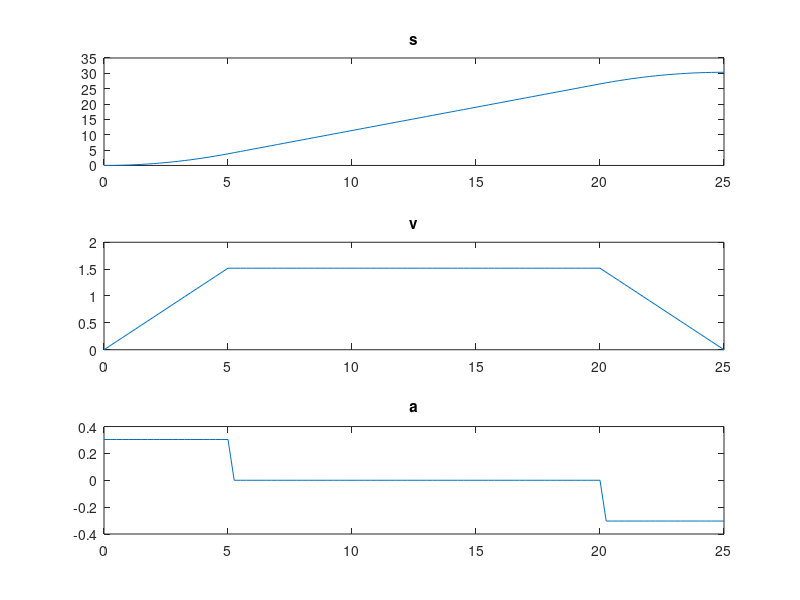
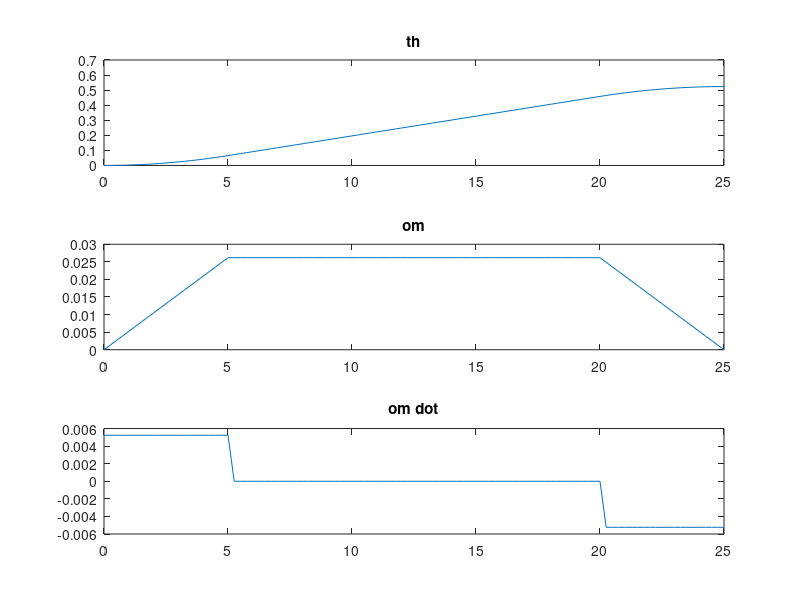
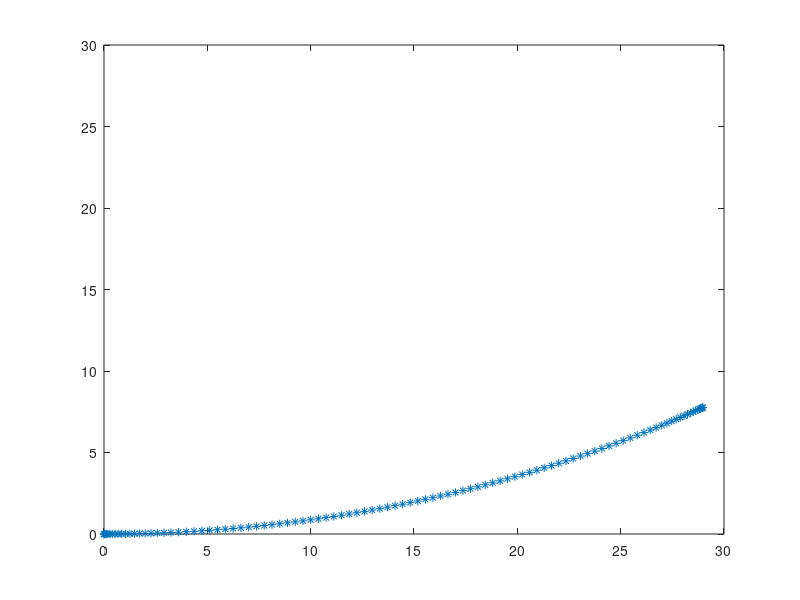

Here is the MATLAB script that generated these plots, in order:


        %%%%%%%%%%%%%%%%%%%%%%%%%%%%
        %%%%   ARC TRAJECTORY   %%%%
        %%%%%%%%%%%%%%%%%%%%%%%%%%%%



%%%%%%%%%%%%  DATA  %%%%%%%%%%%%%

T = 0.25;    %TIME STEP [s]
N = 25;      %N 

t0 = 0;     %START TIME [s]
tc = 5;     %ACCELERATION TIME [s]
tf = 25;    %FINISH TIME [s]

delta_th=30;%DELTA ORIENTATION [deg]
dis=30;     %SPATIAL DISPLACEMENT [m]
Tsample=0.01;

p_0=zeros(7,1);
%%%%%%%%%%%%%%%%%%%%%%%%%%%%%%%%%

tt = 0:T:tf;
s=zeros(1,length(tt));
v=s; dv=s;
th =s; om =s; dom = s;

r=(dis/2)/sin(deg2rad(delta_th/2));
% f=r*cos(deg2rad(delta_th/2));
l = r*deg2rad(delta_th);

s0 = 0; 
sf = l; 
vc = (sf-s0)/(tf-tc);

th0 = deg2rad(0);
thf = deg2rad(delta_th);
omc = (thf-th0)/(tf-tc);

for i=1:length(tt)
    if tt(i)<=tc
        s(i) = s0 + vc/(2*tc)*tt(i)^2;
        v(i) = vc/tc*tt(i);
        dv(i) = vc/tc;
        
        th(i) = th0 + omc/(2*tc)*tt(i)^2;
        om(i) = omc/tc*tt(i);
        dom(i) = omc/tc;
    elseif tt(i) <= tf-tc
        s(i) = s0 + vc*(tt(i)-tc/2);
        v(i) = vc;
        dv(i) = 0;
        
        th(i) = th0 + omc*(tt(i)-tc/2);
        om(i) = omc;
        dom(i) = 0;
    else 
        s(i) = sf - vc/(2*tc)*(tf-tt(i))^2;
        v(i) = vc/tc*(tf-tt(i));
        dv(i) = -vc/tc;
        
        th(i) = thf - omc/(2*tc)*(tf-tt(i))^2;
        om(i) = omc/tc*(tf-tt(i));
        dom(i) = -omc/tc;
    end
end

figure;
subplot(3,1,1)
plot(tt,s)
title('s');
subplot(3,1,2)
plot(tt,v)
title('v');
subplot(3,1,3)
plot(tt,dv)
title('a');

figure;
subplot(3,1,1)
plot(tt,th)
title('th');
subplot(3,1,2)
plot(tt,om)
title('om');
subplot(3,1,3)
plot(tt,dom)
title('om dot');

th_d = om;
x_d = v.*cos(th);
y_d = v.*sin(th);
p_d = [x_d' y_d'];

x = 0; y = 0;
for i = 2:length(tt) 
    x(i) = x(i-1) + v(i-1)*T*cos(th(i-1));
    y(i) = y(i-1) + v(i-1)*T*sin(th(i-1));    
end

figure;
plot(x,y,'*')
axis([0 30 0 30]);

Ttot=tf;

xd=[x;y;th];